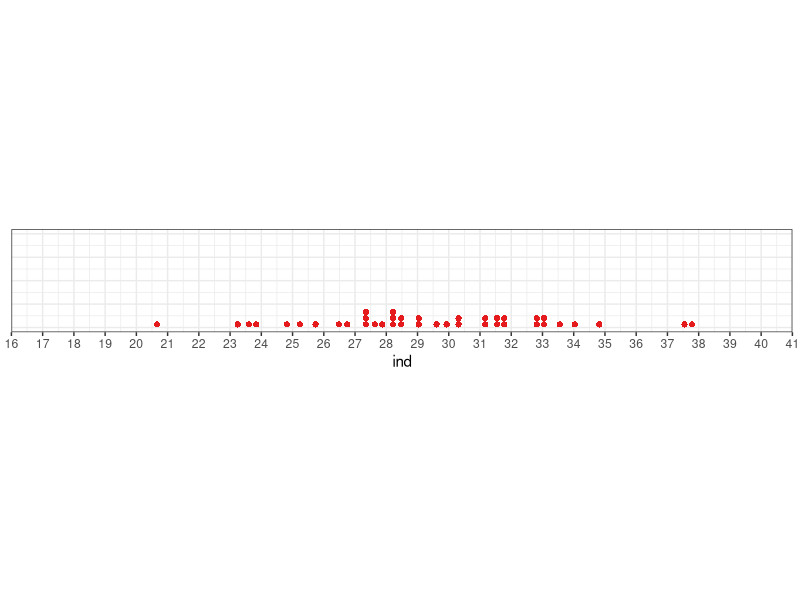
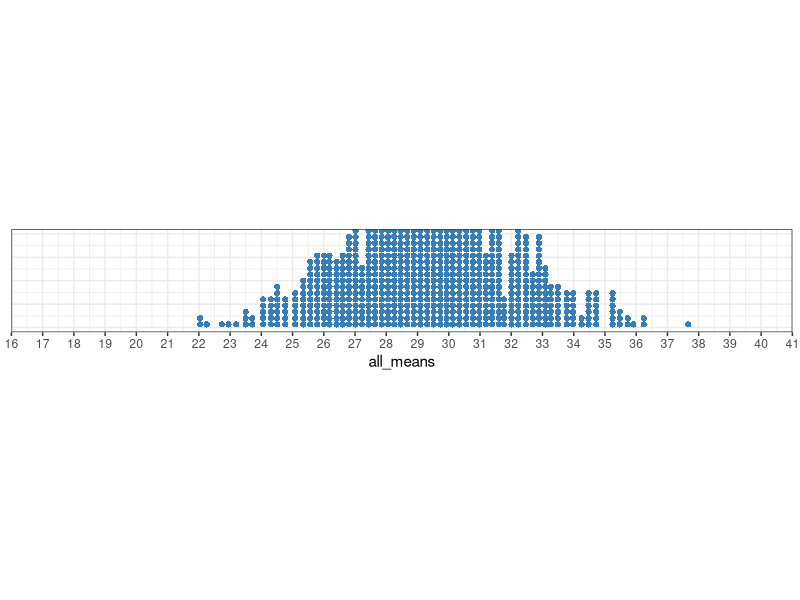
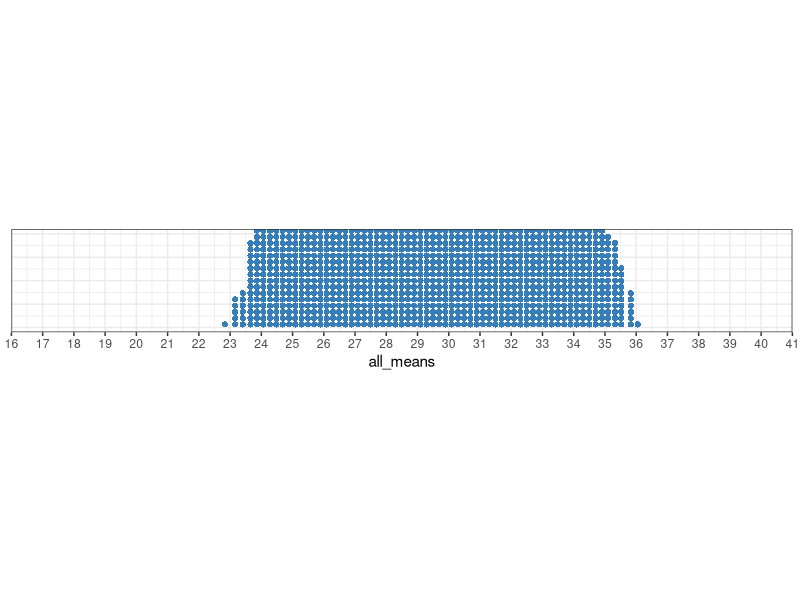
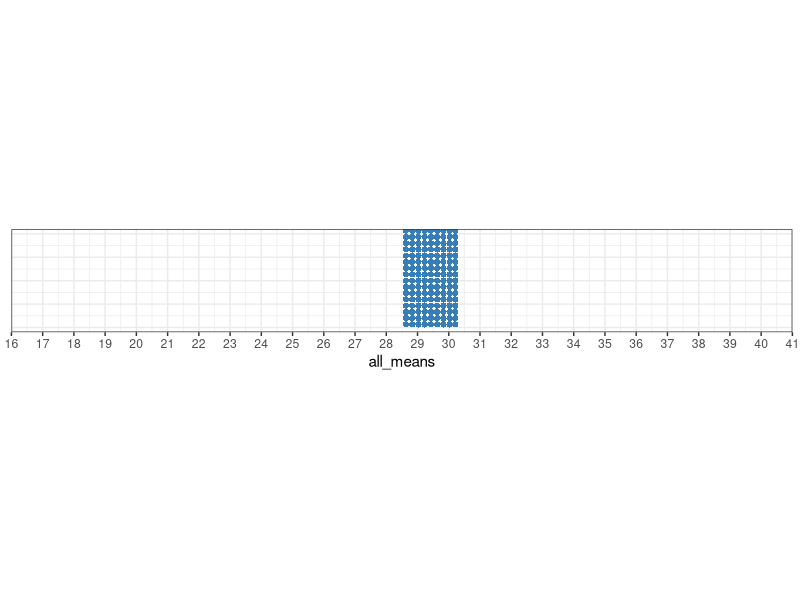

Source code (R) for these figures, in order:
## ---- chunk 1
knitr::opts_chunk$set(echo = FALSE, message = FALSE, cache = TRUE)
options(digits = 2)
library(ggplot2)
library(dplyr)
## ---- chunk 2
popln_size <- 40
set.seed(136)
popln <- data.frame(ind = rnorm(popln_size, mean = 30, sd = 4))
## ---- chunk 3
library(ggplot2)
ggplot(popln, aes(ind, 1)) +
  geom_dotplot(binwidth = 0.2, fill = "#e41a1c", color = NA) +
  coord_fixed(3) +
  # scale_y_continuous(limits = c(0, 0.25)) +
  scale_x_continuous(limits = c(16, 41), breaks = 16:41, expand = c(0,0)) +
  theme_bw() +
  theme(axis.line.y = element_blank(),
        axis.text.y = element_blank(),
        axis.ticks.y = element_blank(),
        axis.title.y = element_blank())
  # geom_point(position = position_jitter(height = 0.3))
## ---- chunk 4
sample_size <- 2
# Number of possible combinations (without replacement):
combo_total <- choose(n = popln_size, k = sample_size)
## ---- chunk 5
# get combinations:
library(combinat)
all_means <- colMeans(combn(popln$ind, sample_size))
## ---- chunk 6

sample_means <- data.frame(means = all_means)

library(ggplot2)
ggplot(sample_means, aes(all_means, 1)) +
  geom_dotplot(binwidth = 0.2, fill = "#377eb8", color = NA) +
  coord_fixed(3) +
  # scale_y_continuous(limits = c(0, 0.25)) +
  scale_x_continuous(limits = c(16, 41), breaks = 16:41, expand = c(0,0)) +
  theme_bw() +
  theme(axis.line.y = element_blank(),
        axis.text.y = element_blank(),
        axis.ticks.y = element_blank(),
        axis.title.y = element_blank())

## ---- chunk 7
sample_size <- 4
# Number of possible combinations (without replacement):
combo_total <- choose(n = popln_size, k = sample_size)
# combo_total

# get combinations:
all_means <- colMeans(combn(popln$ind, sample_size))
sample_means <- data.frame(means = all_means)

library(ggplot2)
ggplot(sample_means, aes(all_means, 1)) +
  geom_dotplot(binwidth = 0.2, fill = "#377eb8", color = NA) +
  coord_fixed(3) +
  # scale_y_continuous(limits = c(0, 0.25)) +
  scale_x_continuous(limits = c(16, 41), breaks = 16:41, expand = c(0,0)) +
  theme_bw() +
  theme(axis.line.y = element_blank(),
        axis.text.y = element_blank(),
        axis.ticks.y = element_blank(),
        axis.title.y = element_blank())

## ---- chunk 8
sample_size <- 35
# Number of possible combinations (without replacement):
# combo_total <- choose(n = popln_size, k = sample_size)
# combo_total

# get combinations:
all_means <- colMeans(combn(popln$ind, sample_size))
sample_means <- data.frame(means = all_means)

library(ggplot2)
ggplot(sample_means, aes(all_means, 1)) +
  geom_dotplot(binwidth = 0.2, fill = "#377eb8", color = NA) +
  coord_fixed(3) +
  # scale_y_continuous(limits = c(0, 0.25)) +
  scale_x_continuous(limits = c(16, 41), breaks = 16:41, expand = c(0,0)) +
  theme_bw() +
  theme(axis.line.y = element_blank(),
        axis.text.y = element_blank(),
        axis.ticks.y = element_blank(),
        axis.title.y = element_blank())
